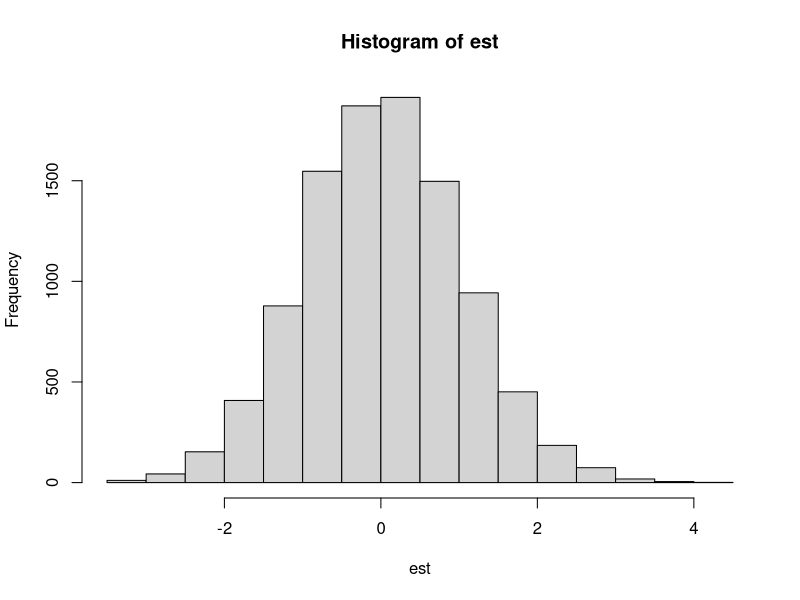
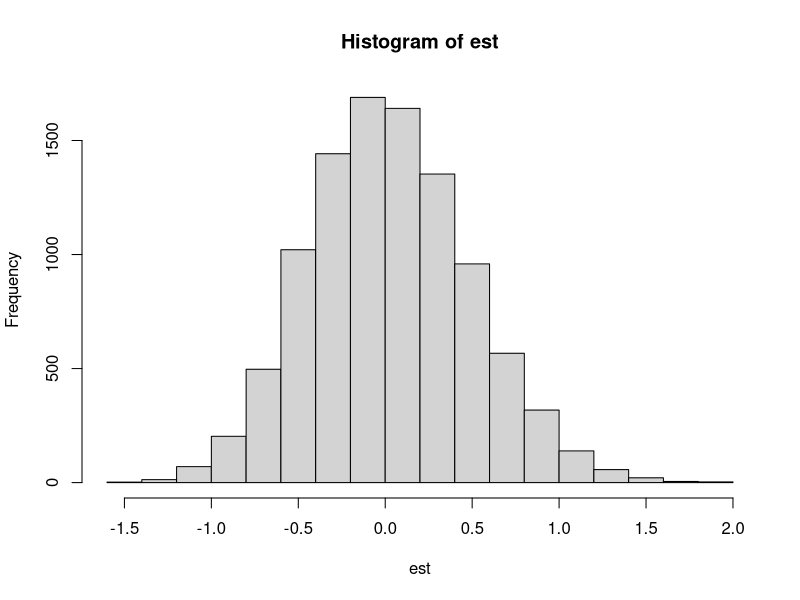
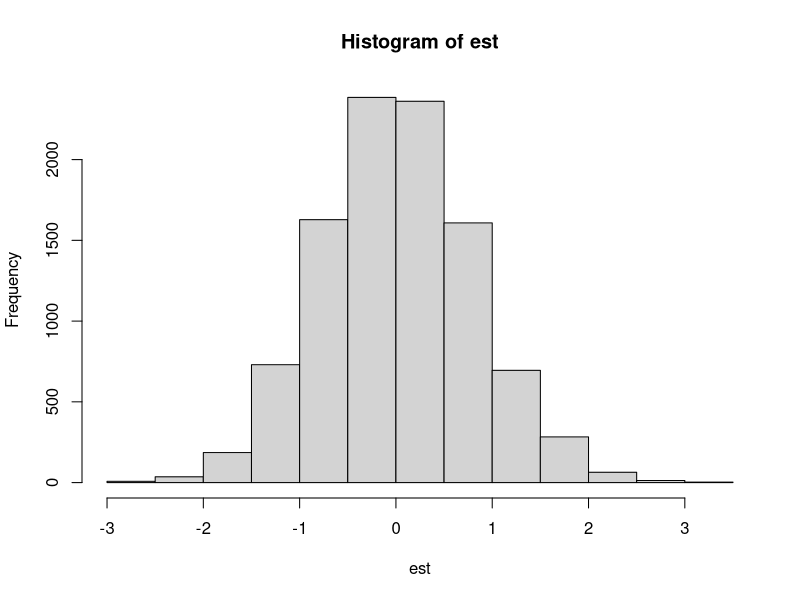
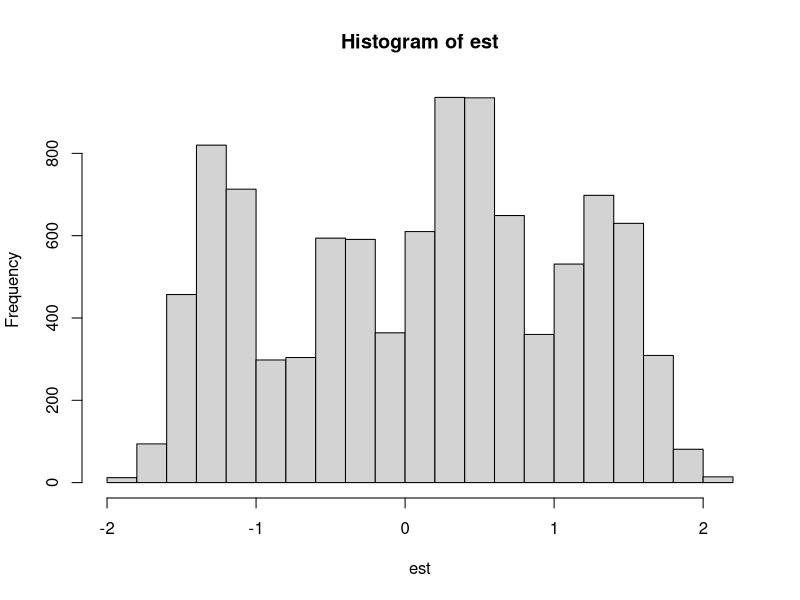

These charts were generated, in order, by the following R code:
## ---- chunk 1
#| echo: true
n <- 100
n1 <- 60
n0 <- 40
y0 <- sort(rexp(n), decreasing = TRUE)
tau <- 1
y1 <- y0 + tau
## ---- chunk 2
cbind(y0, y1)
## ---- chunk 3
#| echo: true
z <- sample(c(rep(1, n1), rep(0, n0)))
tau_hat <- mean(y1[z == 1]) - mean(y0[z == 0])
tau_hat
V_hat <- var(y1[z == 1]) / n1 + var(y0[z == 0]) / n0
V_hat
intervalo_confianca <- c(tau_hat - 1.96 * sqrt(V_hat), tau_hat + 1.96 * sqrt(V_hat))
intervalo_confianca
var_hat_tau <- var(y1) / n1 + var(y0) / n0 - var(y1 - y0) / n
var_hat_tau
## ---- chunk 4
#| echo: true
tau_hat_p <- c()
V_hat_p <- c()
lim_sup <- c()
lim_inf <- c()
est <- c()
for (i in 1:10^4) {
  z_permut <- sample(z)
  tau_hat_p[i] <- mean(y1[z_permut == 1]) - mean(y0[z_permut == 0])
  V_hat_p[i] <- var(y1[z_permut == 1]) / n1 + var(y0[z_permut == 0]) / n0
  lim_sup[i] <- tau_hat_p[i] + 1.96*sqrt(V_hat_p[i])
  lim_inf[i] <- tau_hat_p[i] - 1.96*sqrt(V_hat_p[i])
  est[i] <- (tau_hat_p[i] - tau) / sqrt(V_hat_p[i])
}
mean(V_hat_p)
## ---- chunk 5
#| echo: true
cobertura <- c()
for (i in 1:10^4) {
  cobertura[i] <- ifelse(lim_inf[i] < tau && tau < lim_sup[i], 1, 0)
}
mean(cobertura)
## ---- chunk 6
#| echo: true
hist(est)
## ---- chunk 7
#| echo: true
y0 <- sort(y0, decreasing = FALSE)
var_hat_tau <- var(y1) / n1 + var(y0) / n0 - var(y1 - y0) / n
var_hat_tau
## ---- chunk 8
#| echo: true
tau_hat_p <- c()
V_hat_p <- c()
lim_sup <- c()
lim_inf <- c()
cobertura <- c()
for (i in 1:10^4) {
  z_permut <- sample(z)
  tau_hat_p[i] <- mean(y1[z_permut == 1]) - mean(y0[z_permut == 0])
  V_hat_p[i] <- var(y1[z_permut == 1]) / n1 + var(y0[z_permut == 0]) / n0
  lim_sup[i] <- tau_hat_p[i] + 1.96*sqrt(V_hat_p[i])
  lim_inf[i] <- tau_hat_p[i] - 1.96*sqrt(V_hat_p[i])
  cobertura[i] <- ifelse(lim_inf[i] < tau && tau < lim_sup[i], 1, 0)
  est[i] <- (tau_hat_p[i] - tau) / sqrt(V_hat_p[i])
}
c(mean(V_hat_p), mean(cobertura))
## ---- chunk 9
#| echo: true
hist(est)
## ---- chunk 10
#| echo: true
y0 <- sample(y0)
var_hat_tau <- var(y1) / n1 + var(y0) / n0 - var(y1 - y0) / n
var_hat_tau
## ---- chunk 11
#| echo: true
tau_hat_p <- c()
V_hat_p <- c()
lim_sup <- c()
lim_inf <- c()
cobertura <- c()
for (i in 1:10^4) {
  z_permut <- sample(z)
  tau_hat_p[i] <- mean(y1[z_permut == 1]) - mean(y0[z_permut == 0])
  V_hat_p[i] <- var(y1[z_permut == 1]) / n1 + var(y0[z_permut == 0]) / n0
  lim_sup[i] <- tau_hat_p[i] + 1.96*sqrt(V_hat_p[i])
  lim_inf[i] <- tau_hat_p[i] - 1.96*sqrt(V_hat_p[i])
  cobertura[i] <- ifelse(lim_inf[i] < tau && tau < lim_sup[i], 1, 0)
  est[i] <- (tau_hat_p[i] - tau) / sqrt(V_hat_p[i])
}
## ---- chunk 12
#| echo: true
hist(est)
## ---- chunk 13
#| echo: true
set.seed(123)
eps <- rbinom(n, 1, 0.4)
y0 <- (1 - eps) * rexp(n) + eps*rcauchy(n)
tau <- 1
y1 <- y0 + tau

tau_hat_p <- c()
V_hat_p <- c()
lim_sup <- c()
lim_inf <- c()
cobertura <- c()
est <- c()
for (i in 1:10^4) {
  z_permut <- sample(z)
  tau_hat_p[i] <- mean(y1[z_permut == 1]) - mean(y0[z_permut == 0])
  V_hat_p[i] <- var(y1[z_permut == 1]) / n1 + var(y0[z_permut == 0]) / n0
  lim_sup[i] <- tau_hat_p[i] + 1.96*sqrt(V_hat_p[i])
  lim_inf[i] <- tau_hat_p[i] - 1.96*sqrt(V_hat_p[i])
  cobertura[i] <- ifelse(lim_inf[i] < tau && tau < lim_sup[i], 1, 0)
  est[i] <- (tau_hat_p[i] - tau) / sqrt(V_hat_p[i])
}
## ---- chunk 14
#| echo: true
hist(est)
## ---- chunk 15
#| echo: true
c(mean(V_hat_p), mean(cobertura))
## ---- chunk 16
#| echo: true
dados <- data.frame(lim_inf = lim_inf,  tau = 1, lim_sup = lim_sup)
dados
## ---- chunk 17
#| echo: true
library(Matching)
data(lalonde)
n <- nrow(lalonde)

z <- lalonde$treat
y <- lalonde$re78

n1 <- sum(z)
n0 <- n - n1
## ---- chunk 18
#| echo: true
tau_hat <- mean(y[z == 1]) - mean(y[z == 0])
V_hat <- var(y[z == 1]) / n1 + var(y[z == 0]) / n0
se_hat <- sqrt(V_hat)
c(tau_hat, V_hat, se_hat)
## ---- chunk 19
#| echo: true
modelo <- lm(y ~ z)
summary(modelo)$coef
## ---- chunk 20
#| echo: true
library(car)
se_EHW <- sqrt(hccm(modelo, type = "hc0")[2, 2])
se_hc2 <- sqrt(hccm(modelo, type = "hc2")[2, 2])
c(se_EHW, se_hc2)
## ---- chunk 21
#| echo: true
c(qnorm(0.975), qnorm(0.995), qnorm(0.9975))
